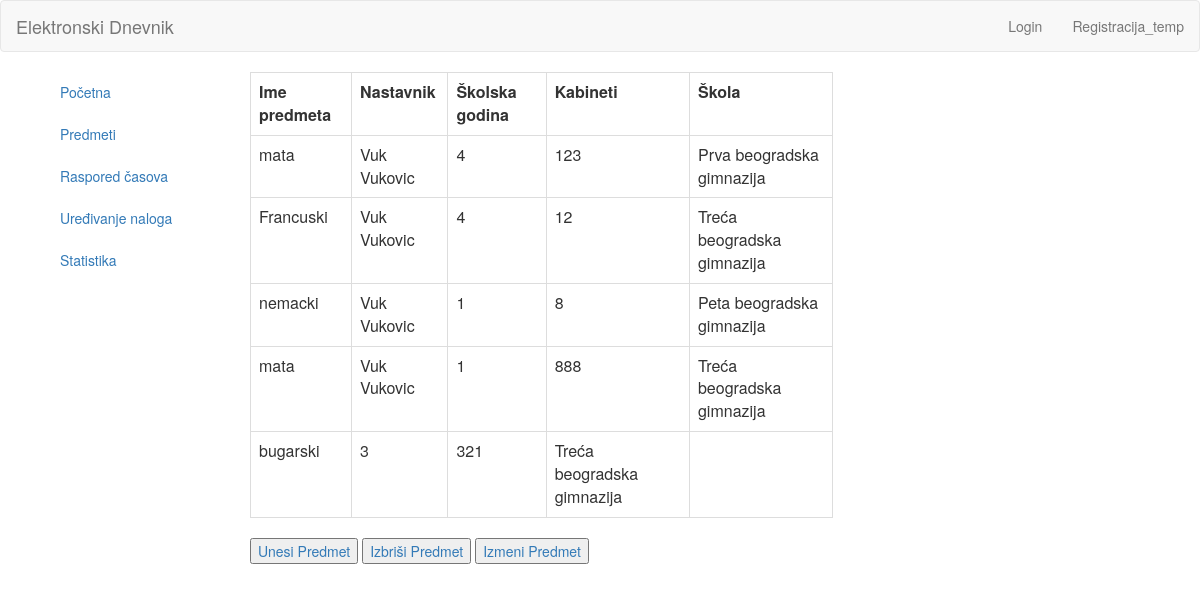
Page /index.php/koordinator/predmeti on the earlier database version.
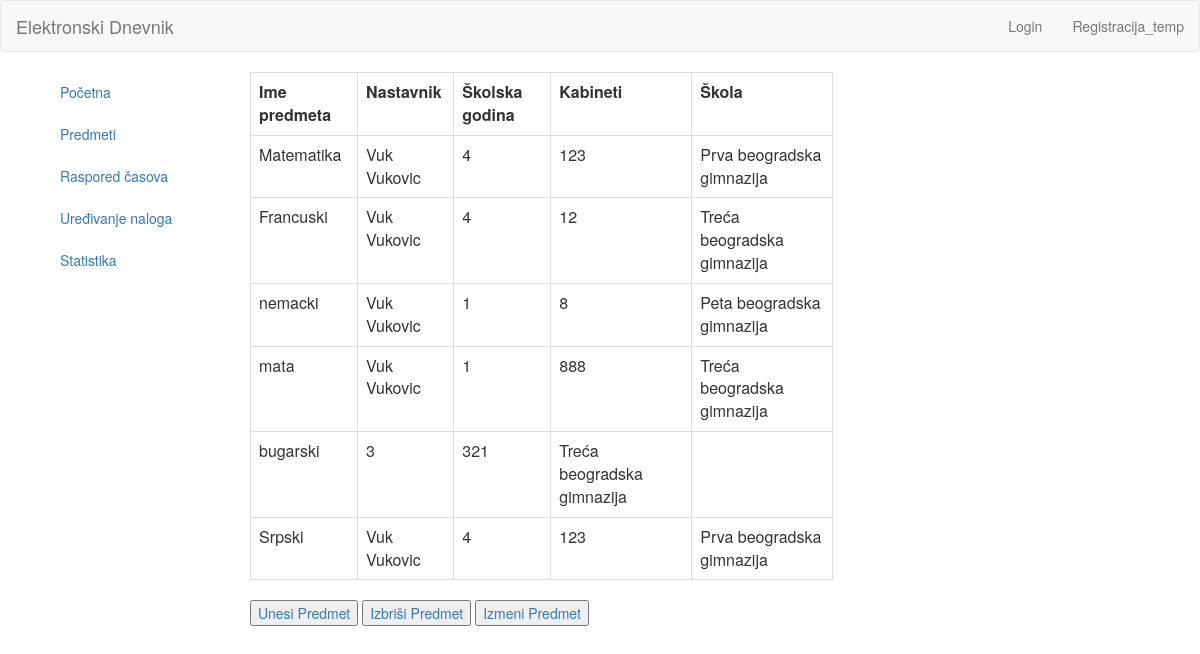
Same page on the later database version.
### tables this page shows
CREATE TABLE `predmet` (
  `id` int(11) NOT NULL,
  `ime` varchar(255) NOT NULL,
  `nastavnik` int(11) NOT NULL,
  `skolskaGodina` varchar(30) NOT NULL,
  `kabineti` varchar(50) NOT NULL,
  `skolaId` int(11) NOT NULL
);

CREATE TABLE `users` (
  `id` int(11) NOT NULL,
  `name` varchar(255) NOT NULL,
  `surname` varchar(255) NOT NULL,
  `email` varchar(255) NOT NULL,
  `username` varchar(255) NOT NULL,
  `password` varchar(255) NOT NULL
);

CREATE TABLE `skola` (
  `id` int(11) NOT NULL,
  `ime` varchar(255) NOT NULL,
  `adresa` varchar(255) NOT NULL,
  `grad` varchar(255) NOT NULL
);

### application/controllers/Koordinator.php (called while the page is built, shortened)
<?php
	class Koordinator extends CI_Controller{
		public function predmeti() {
			$this->load->model('Koordinator_model');
			$data["fetch_data"] = $this->Koordinator_model->listOfStudents();
			$data['nastavnici'] = $this->Koordinator_model->getNastavnike();
			$data['skole'] = $this->Koordinator_model->getSkole();
			$this->load->view('templates/header');
			$this->load->view('koordinator/predmeti', $data);
			$this->load->view('templates/footer');
		}
	}

### index.php (called while the page is built, shortened)
<?php
require_once BASEPATH.'core/CodeIgniter.php';

### application/models/koordinator_model.php (called while the page is built, shortened)
<?php
	class Koordinator_model extends CI_Model{
		public function listOfStudents() {
			  $query = $this->db->get("predmet");
		   return $query;
		}
		public function getNastavnike(){
			$result = $this->db->get('nastavnik');
			$id = $result->row(0)->id;
			$query = $this->db->get_where('users', array('id'=>$id));
			return $query;
		}
		public function getSkole(){
			$query = $this->db->get('skola');
			return $query;
		}
	}

### application/views/koordinator/predmeti.php (the view)
<div class="col col-lg-2 col-md-3 col-sm-3 col-xs-12 left-container">
	<div class="tm-left-inner-container">
		<ul class="nav nav-stacked css-nav">
			<li><a href="<?php echo base_url(); ?>koordinator/index">Početna</a></li>
			<li><a href="<?php echo base_url(); ?>koordinator/predmeti">Predmeti</a></li>
			<li><a href="<?php echo base_url(); ?>koordinator/raspored">Raspored časova</a></li>
			<li><a href="<?php echo base_url(); ?>koordinator/uredjivanje">Uređivanje naloga</a></li>
			<li><a href="<?php echo base_url(); ?>koordinator/statistika">Statistika</a></li>
		</ul>
	</div>
</div>
<div class="col col-lg-10 col-md-7 col-sm-7 col-xs-12 right-container">
	<div class="tm-right-inner-container">
		<div class="col-lg-8 col-md-5 col-sm-4 col-xs-12">
<table class = "table table-bordered">
	<tr colspan = "5">
		<td><strong>Ime predmeta</strong></td>
		<td><strong>Nastavnik</strong></td>
		<td><strong>Školska godina</strong></td>
		<td><strong>Kabineti</strong></td>
		<td><strong>Škola</strong></td>
     </tr>
		<?php
			if ($fetch_data->num_rows() > 0){
				foreach($fetch_data->result() as $row){
			?>
			<tr>
			<td> <?php echo $row->ime; ?> </td>
			<?php
			foreach($nastavnici->result() as $rowN){
				if($row->nastavnik === $rowN->id){
					?>
					 <td> <?php echo $rowN->name; ?> <?php echo $rowN->surname; ?>  </td>
					<?php
				}
			}
			?>
		   <td> <?php echo $row->skolskaGodina; ?> </td>
		   <td> <?php echo $row->kabineti; ?> </td>
			<?php
			foreach($skole->result() as $rowS){
				if($row->skolaId === $rowS->id){
					?>
					 <td> <?php echo $rowS->ime; ?>  </td>
					<?php
				}
			}
			?>
			</tr>
			<?php
			}
		}
		else {
			?>
			<tr colspan = "5">
			Nema predmeta!
			</tr>
			<?php
		}
		?>
  </table>
			<button type="submit"><a href="<?php echo base_url(); ?>koordinator/unosPredmeta">Unesi Predmet</a></button>
			<button type="submit"><a href="<?php echo base_url(); ?>koordinator/brisanjePredmeta">Izbriši Predmet</a></button>
			<button type="submit"><a href="<?php echo base_url(); ?>koordinator/izmenaPredmeta">Izmeni Predmet</a></button>
		</div>
	</div>
</div>

### application/views/templates/header.php (shortened to what this page needs)
<html>
	<head>
		<link rel="stylesheet" href="https://maxcdn.bootstrapcdn.com/bootstrap/3.3.7/css/bootstrap.min.css">
	</head>
	<body>
		<nav class="navbar navbar-default">
		<div class="container-fluid">
			<div class="navbar-header">
				<a class="navbar-brand" href="#">Elektronski Dnevnik</a>
			</div>
			<div id="navbar">
				<ul class="nav navbar-nav navbar-right">
					<?php if(!$this->session->userdata('logged_in')) : ?>
						<li><a href="<?php echo base_url(); ?>users/login">Login</a></li>
					<?php endif; ?>
					<li><a href="<?php echo base_url(); ?>users/register">Registracija_temp</a></li>
				</ul>
			</div>
		</div>
		</nav>
		<div class="container">

### application/views/templates/footer.php
</div>
</body>
</html>

Differences in the rows shown:
changed predmet: ime "mata" → "Matematika"
added predmet: ime "Srpski", skolskaGodina "4", kabineti "123", users (name "Vuk", surname "Vukovic"), skola (ime "Prva beogradska gimnazija")
